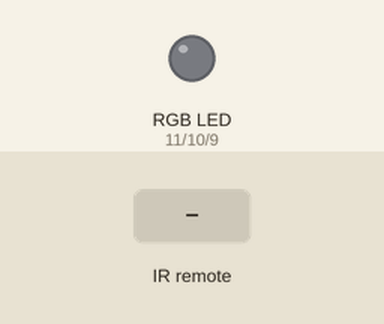
Bench run of a sketch on a simulated Arduino Uno, built with avr-gcc and run on an emulated ATmega328P. On the bench: an RGB LED mixed from three pins (HIGH = lit). Inputs (shaded band) come from the test bench.

Above: at 1.2 s.
1.3 s: infrared code 0xA758FF00 received
At 2.0 s:
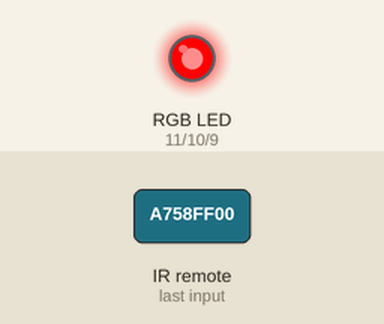
2.8 s: infrared code 0xA659FF00 received
At 3.1 s:
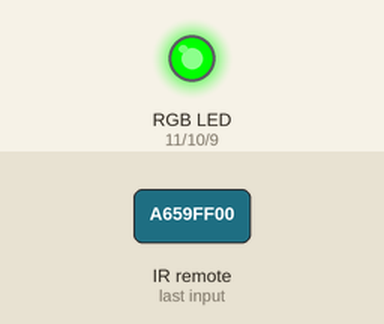
4.3 s: infrared code 0xBA45FF00 received
At 5.5 s:
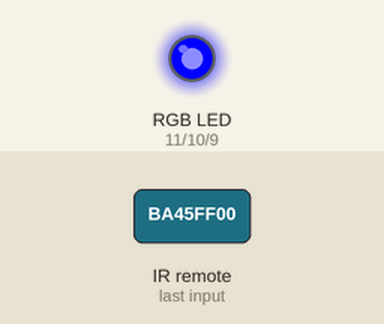
5.8 s: infrared code 0xBB44FF00 received
At 6.6 s:
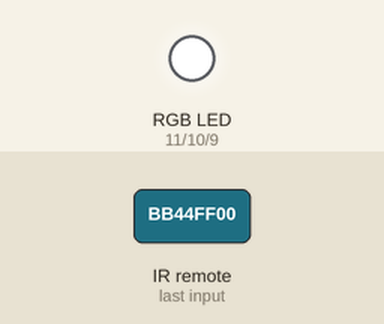
Timing chart, 0 to 8.3 s (numbered marks = the images above; inputs shaded):
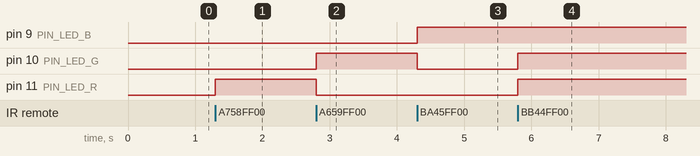

The sketch:

LED_RGB_TelecommandeGovee.ino
```cpp
#include <IRremote.h> // include the IRremote library
#define RECEIVER_PIN 3
#define ROUGE 2807627520
#define VERT 2790915840
#define BLEU 3125149440
#define BLANC 3141861120

/*
 * Code d'exemple pour une LED RGB (8 couleurs).
 */

/* Couleurs (format RGB) */
/* Broches */
const byte PIN_LED_B = 9;
const byte PIN_LED_G = 10;
const byte PIN_LED_R = 11;

byte red = 0;
byte green = 0;
byte blue = 0;

// Fonction setup(), appelée au démarrage de la carte Arduino
void setup() {

  // Initialise les broches
  pinMode(PIN_LED_R, OUTPUT);
  pinMode(PIN_LED_G, OUTPUT);
  pinMode(PIN_LED_B, OUTPUT);
  displayColor(red, green, blue);
  IrReceiver.begin(RECEIVER_PIN, ENABLE_LED_FEEDBACK);
}

// Fonction loop(), appelée continuellement en boucle tant que la carte Arduino est alimentée
void loop() {
  if (IrReceiver.decode())
  {
    switch(IrReceiver.decodedIRData.decodedRawData)
    {
      case ROUGE:
      displayColor(255,0,0);
      break;

      case VERT:
      displayColor(0,255,0);
      break;

      case BLEU:
      displayColor(0,0,255);
      break;

      case BLANC:
      displayColor(255,255,255);
      break;

      default:
      displayColor(0,0,0);
      break;


    }

    delay(1000);
    IrReceiver.resume();

  }

  /* Code de démonstration */

  /*displayColor(red, green, blue);

  delay(100);

  if (red < 255) red+=5;
  else if (green < 255) green+=5;
  else {
    if (blue < 255) blue+=5;
  else {
    red = 0;
    green =0;
    blue = 0;
  }
  }
  */
}

/** Affiche une couleur */
void displayColor(byte r, byte g, byte b) {

  // Assigne l'état des broches
  // Version cathode commune

  analogWrite(PIN_LED_R, r);
  analogWrite(PIN_LED_G, g);
  analogWrite(PIN_LED_B, b);
}
```

Measured:
- after the input at 1.3 s, pin 11 (PIN_LED_R): LOW → HIGH at once
- after the input at 2.8 s, pin 10 (PIN_LED_G): LOW → HIGH at once; pin 11 (PIN_LED_R): HIGH → LOW at once
- after the input at 4.3 s, pin 9 (PIN_LED_B): LOW → HIGH at once; pin 10 (PIN_LED_G): HIGH → LOW at once
- after the input at 5.8 s, pin 10 (PIN_LED_G), pin 11 (PIN_LED_R): LOW → HIGH at once
